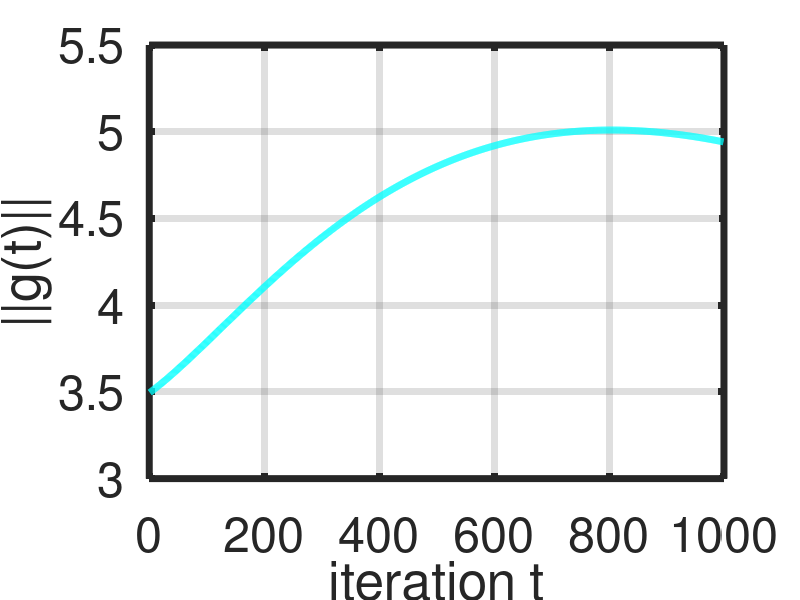

This chart was generated by the following MATLAB code:
clc
clear all
rng('default');
c = @cmu.colors;

%%
gamma = 1;
mu = 2;
lambda = 3*10^8/(40*10^6);
k = 2*pi/lambda;
xm = lambda/2*[-2 -1 0 1 2]';
ym = zeros(5,1);
theta = [pi/6 pi/4]';
rho = 3;
f = [0.1 10]';

d = zeros(5,2);
zeta = zeros(5,2);
for m=1:5
    for i=1:2
        d(m,i) = norm([xm(m,:);ym(m,:)]-rho*[cos(theta(i,:));sin(theta(i,:))]);
        zeta(m,i) = k*(xm(m,:)*cos(theta(i,:)) + ym(m,:)*sin(theta(i,:)) + d(m,i));
    end
end

%%
T = 1*10^3;
I =  eye(5);
a = zeros(5,T);
alpha = zeros(5,T);
grad = zeros(10,T-1);
grad_norm = zeros(1,T-1);
a(:,1) = rand(5,1);
alpha(:,1) = rand(5,1);
epsilon = 5*10^-4;

%%
for t=1:T-1
    u = zeros(5,2);
    v = zeros(5,2);
    for m=1:5
        for i=1:2
            u(m,i) = gamma/(d(m,i)^(mu/2))*cos(alpha(m,t)+zeta(m,i));
            v(m,i) = gamma/(d(m,i)^(mu/2))*sin(alpha(m,t)+zeta(m,i));
        end
    end
    ga = zeros(5,2);
    galpha = zeros(5,2);
    for i=1:2
        den = 0;
        for m=1:5
            den = den + a(m,t)*(u(m,i)+1i*v(m,i));
        end
        den = abs(den);
        num = den - f(i,:);
        ga(:,i) = num/den*((a(:,t)'*u(:,i))*u(:,i) + (a(:,t)'*v(:,i))*v(:,i));
        galpha(:,i) = num/den*(-(a(:,t)'*u(:,i))*a(:,t).*v(:,i) + (a(:,t)'*v(:,i))*a(:,t).*u(:,i)); 
    end
    h = zeros(2*m);
    for m=1:5
        for i=1:2
            den = 0;
            for j=1:5
                den = den + a(j,t)*(u(j,i)+1i*v(j,i));
            end
            den = abs(den);
            num = den - f(i,:);
            h(1:5,m) = h(1:5,m) + num/den*(u(m,i)*u(:,i)+v(m,i)*v(:,i)) + f(i,:)/den^3*(u(m,i)*u(:,i)'*a(:,t)+v(m,i)*v(:,i)'*a(:,t))*(u(:,i)*u(:,i)'*a(:,t)+v(:,i)*v(:,i)'*a(:,t));
            h(1:5,m+5) = h(1:5,m+5) + num/den*(-u(m,i)*a(:,t).*v(:,i)-a(:,t)'*u(:,i)*v(:,i).*I(:,m)+v(m,i)*a(:,t).*u(:,i)+a(:,t)'*v(:,i)*u(:,i).*I(:,m))...
                + f(i,:)/den^3*((u(m,i)*u(:,i)'*a(:,t)+v(m,i)*v(:,i)'*a(:,t)))*(-a(:,t)'*u(:,i)*a(:,t).*v(:,i)+a(:,t)'*v(:,i)*a(:,t).*u(:,i));
            h(m+5,1:5) = h(1:5,m+5)';
            h(6:10,m+5) = h(6:10,m+5) + num/den*(a(m,t)*v(m,i)*a(:,t).*v(:,i)+a(m,t)*u(m,i)*a(:,t).*u(:,i)-a(:,t)'*u(:,i)*a(:,t).*u(:,i).*I(:,m)-a(:,t)'*v(:,i)*a(:,t).*v(:,i).*I(:,m))...
                + f(i,:)/den^3*(-a(m,t)*v(m,i)*a(:,t)'*u(:,i)+a(m,t)*u(m,i)*a(:,t)'*v(:,i))*(-a(:,t)'*u(:,i)*a(:,t).*v(:,i)+a(:,t)'*v(:,i)*a(:,t).*u(:,i));  
        end
    end
    ih = inv(h);
    grad(:,t) = [ga(:,1)+ga(:,2);galpha(:,1)+galpha(:,2)];
    x = [a(:,t);alpha(:,t)] - epsilon*ih*grad(:,t);
    a(:,t+1) = x(1:5,:);
    alpha(:,t+1) = x(6:10,:);
    grad_norm(:,t) = norm(grad(:,t));
    norm(grad(:,t))
end

%%
grad_norm(end)

figure(1)
plot(grad_norm, 'color', 'cyan', 'LineWidth', 5)
xlabel('iteration t')
ylabel('||g(t)||')
set(gca, 'LineWidth', 5, 'FontSize', 35)
grid on
hold on
